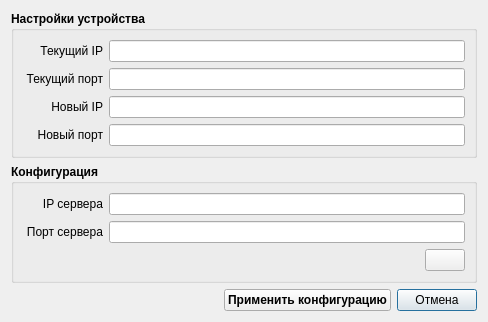
<?xml version="1.0" encoding="UTF-8"?>
<ui version="4.0">
 <class>Dialog</class>
 <widget class="QDialog" name="Dialog">
  <property name="geometry">
   <rect>
    <x>0</x>
    <y>0</y>
    <width>488</width>
    <height>310</height>
   </rect>
  </property>
  <property name="windowTitle">
   <string>Dialog</string>
  </property>
  <layout class="QVBoxLayout" name="verticalLayout_2">
   <item>
    <widget class="QGroupBox" name="gbDeviceSettings">
     <property name="sizePolicy">
      <sizepolicy hsizetype="Expanding" vsizetype="Expanding">
       <horstretch>0</horstretch>
       <verstretch>0</verstretch>
      </sizepolicy>
     </property>
     <property name="font">
      <font>
       <weight>75</weight>
       <bold>true</bold>
      </font>
     </property>
     <property name="title">
      <string>Настройки устройства</string>
     </property>
     <layout class="QVBoxLayout" name="vlayDeviceSettings">
      <item>
       <layout class="QHBoxLayout" name="hlayDeviceCurrentIP">
        <item>
         <widget class="QLabel" name="lblDeviceCurrentIP">
          <property name="minimumSize">
           <size>
            <width>80</width>
            <height>0</height>
           </size>
          </property>
          <property name="font">
           <font>
            <weight>50</weight>
            <bold>false</bold>
           </font>
          </property>
          <property name="text">
           <string>Текущий IP</string>
          </property>
          <property name="alignment">
           <set>Qt::AlignRight|Qt::AlignTrailing|Qt::AlignVCenter</set>
          </property>
         </widget>
        </item>
        <item>
         <widget class="QLineEdit" name="editDeviceCurrentIP">
          <property name="font">
           <font>
            <weight>50</weight>
            <bold>false</bold>
           </font>
          </property>
         </widget>
        </item>
       </layout>
      </item>
      <item>
       <layout class="QHBoxLayout" name="hlayDeviceCurrentPort">
        <item>
         <widget class="QLabel" name="lblDeviceCurrentPort">
          <property name="minimumSize">
           <size>
            <width>80</width>
            <height>0</height>
           </size>
          </property>
          <property name="font">
           <font>
            <weight>50</weight>
            <bold>false</bold>
           </font>
          </property>
          <property name="text">
           <string>Текущий порт</string>
          </property>
          <property name="alignment">
           <set>Qt::AlignRight|Qt::AlignTrailing|Qt::AlignVCenter</set>
          </property>
         </widget>
        </item>
        <item>
         <widget class="QLineEdit" name="editDeviceCurrentPort">
          <property name="font">
           <font>
            <weight>50</weight>
            <bold>false</bold>
           </font>
          </property>
         </widget>
        </item>
       </layout>
      </item>
      <item>
       <layout class="QHBoxLayout" name="hlayDeviceNewIP">
        <item>
         <widget class="QLabel" name="lblDeviceNewIP">
          <property name="minimumSize">
           <size>
            <width>80</width>
            <height>0</height>
           </size>
          </property>
          <property name="font">
           <font>
            <weight>50</weight>
            <bold>false</bold>
           </font>
          </property>
          <property name="text">
           <string>Новый IP</string>
          </property>
          <property name="alignment">
           <set>Qt::AlignRight|Qt::AlignTrailing|Qt::AlignVCenter</set>
          </property>
         </widget>
        </item>
        <item>
         <widget class="QLineEdit" name="editDeviceNewIP">
          <property name="font">
           <font>
            <weight>50</weight>
            <bold>false</bold>
           </font>
          </property>
         </widget>
        </item>
       </layout>
      </item>
      <item>
       <layout class="QHBoxLayout" name="hlayDeviceNewPort">
        <item>
         <widget class="QLabel" name="lblDeviceNewPort">
          <property name="minimumSize">
           <size>
            <width>80</width>
            <height>0</height>
           </size>
          </property>
          <property name="font">
           <font>
            <weight>50</weight>
            <bold>false</bold>
           </font>
          </property>
          <property name="text">
           <string>Новый порт</string>
          </property>
          <property name="alignment">
           <set>Qt::AlignRight|Qt::AlignTrailing|Qt::AlignVCenter</set>
          </property>
         </widget>
        </item>
        <item>
         <widget class="QLineEdit" name="editDeviceNewPort">
          <property name="font">
           <font>
            <weight>50</weight>
            <bold>false</bold>
           </font>
          </property>
         </widget>
        </item>
       </layout>
      </item>
     </layout>
    </widget>
   </item>
   <item>
    <widget class="QGroupBox" name="gbServerSettings">
     <property name="font">
      <font>
       <weight>75</weight>
       <bold>true</bold>
      </font>
     </property>
     <property name="title">
      <string>Конфигурация</string>
     </property>
     <layout class="QVBoxLayout" name="verticalLayout">
      <item>
       <layout class="QHBoxLayout" name="hlayServerIP">
        <item>
         <widget class="QLabel" name="lblServerIP">
          <property name="minimumSize">
           <size>
            <width>80</width>
            <height>0</height>
           </size>
          </property>
          <property name="font">
           <font>
            <weight>50</weight>
            <bold>false</bold>
           </font>
          </property>
          <property name="text">
           <string>IP сервера</string>
          </property>
          <property name="alignment">
           <set>Qt::AlignRight|Qt::AlignTrailing|Qt::AlignVCenter</set>
          </property>
         </widget>
        </item>
        <item>
         <widget class="QLineEdit" name="editServerIP">
          <property name="font">
           <font>
            <weight>50</weight>
            <bold>false</bold>
           </font>
          </property>
         </widget>
        </item>
       </layout>
      </item>
      <item>
       <layout class="QHBoxLayout" name="hlayServerPort">
        <item>
         <widget class="QLabel" name="lblServerPort">
          <property name="minimumSize">
           <size>
            <width>80</width>
            <height>0</height>
           </size>
          </property>
          <property name="font">
           <font>
            <weight>50</weight>
            <bold>false</bold>
           </font>
          </property>
          <property name="text">
           <string>Порт сервера</string>
          </property>
          <property name="alignment">
           <set>Qt::AlignRight|Qt::AlignTrailing|Qt::AlignVCenter</set>
          </property>
         </widget>
        </item>
        <item>
         <widget class="QLineEdit" name="editServerPort">
          <property name="font">
           <font>
            <weight>50</weight>
            <bold>false</bold>
           </font>
          </property>
         </widget>
        </item>
       </layout>
      </item>
      <item>
       <layout class="QHBoxLayout" name="hlayRequest">
        <item>
         <spacer name="spacer2">
          <property name="orientation">
           <enum>Qt::Horizontal</enum>
          </property>
          <property name="sizeHint" stdset="0">
           <size>
            <width>40</width>
            <height>20</height>
           </size>
          </property>
         </spacer>
        </item>
        <item>
         <widget class="QPushButton" name="bnRequest">
          <property name="font">
           <font>
            <weight>50</weight>
            <bold>false</bold>
           </font>
          </property>
          <property name="toolTip">
           <string>Запросить текущую конфигурацию</string>
          </property>
          <property name="text">
           <string/>
          </property>
          <property name="icon">
           <iconset>
            <normaloff>icons/cologne-icons/ico/communication.ico</normaloff>icons/cologne-icons/ico/communication.ico</iconset>
          </property>
         </widget>
        </item>
       </layout>
      </item>
     </layout>
    </widget>
   </item>
   <item>
    <layout class="QHBoxLayout" name="hlayButtons">
     <item>
      <spacer name="spacer1">
       <property name="orientation">
        <enum>Qt::Horizontal</enum>
       </property>
       <property name="sizeHint" stdset="0">
        <size>
         <width>40</width>
         <height>20</height>
        </size>
       </property>
      </spacer>
     </item>
     <item>
      <widget class="QPushButton" name="bnApply">
       <property name="font">
        <font>
         <weight>75</weight>
         <bold>true</bold>
        </font>
       </property>
       <property name="text">
        <string>Применить конфигурацию</string>
       </property>
       <property name="icon">
        <iconset>
         <normaloff>C:/Users/garifulinva/.designer/TaskImplementation/icons/Compile-Run.ico</normaloff>C:/Users/garifulinva/.designer/TaskImplementation/icons/Compile-Run.ico</iconset>
       </property>
      </widget>
     </item>
     <item>
      <widget class="QPushButton" name="bnCancel">
       <property name="text">
        <string>Отмена</string>
       </property>
       <property name="default">
        <bool>true</bool>
       </property>
      </widget>
     </item>
    </layout>
   </item>
  </layout>
 </widget>
 <resources/>
 <connections/>
</ui>
